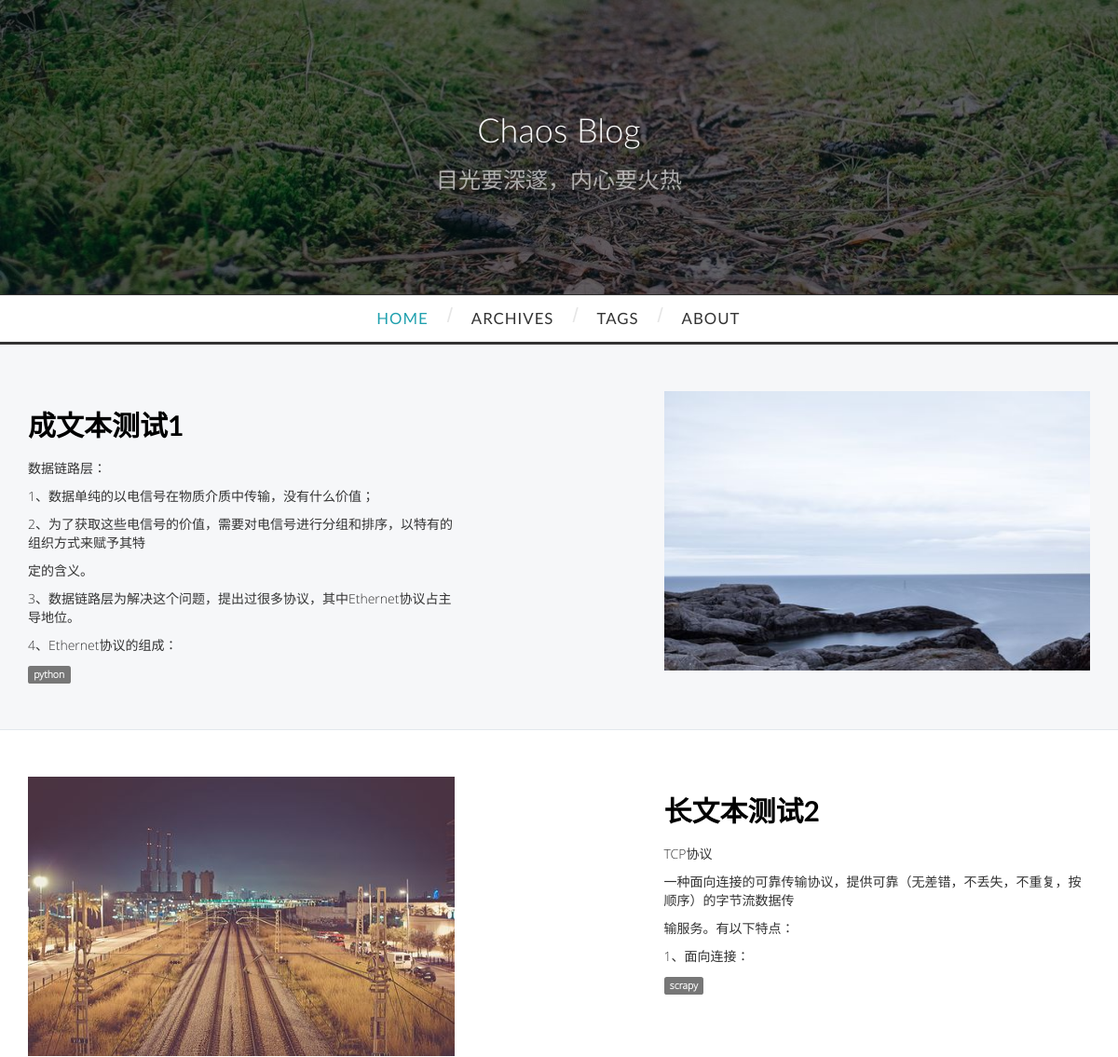
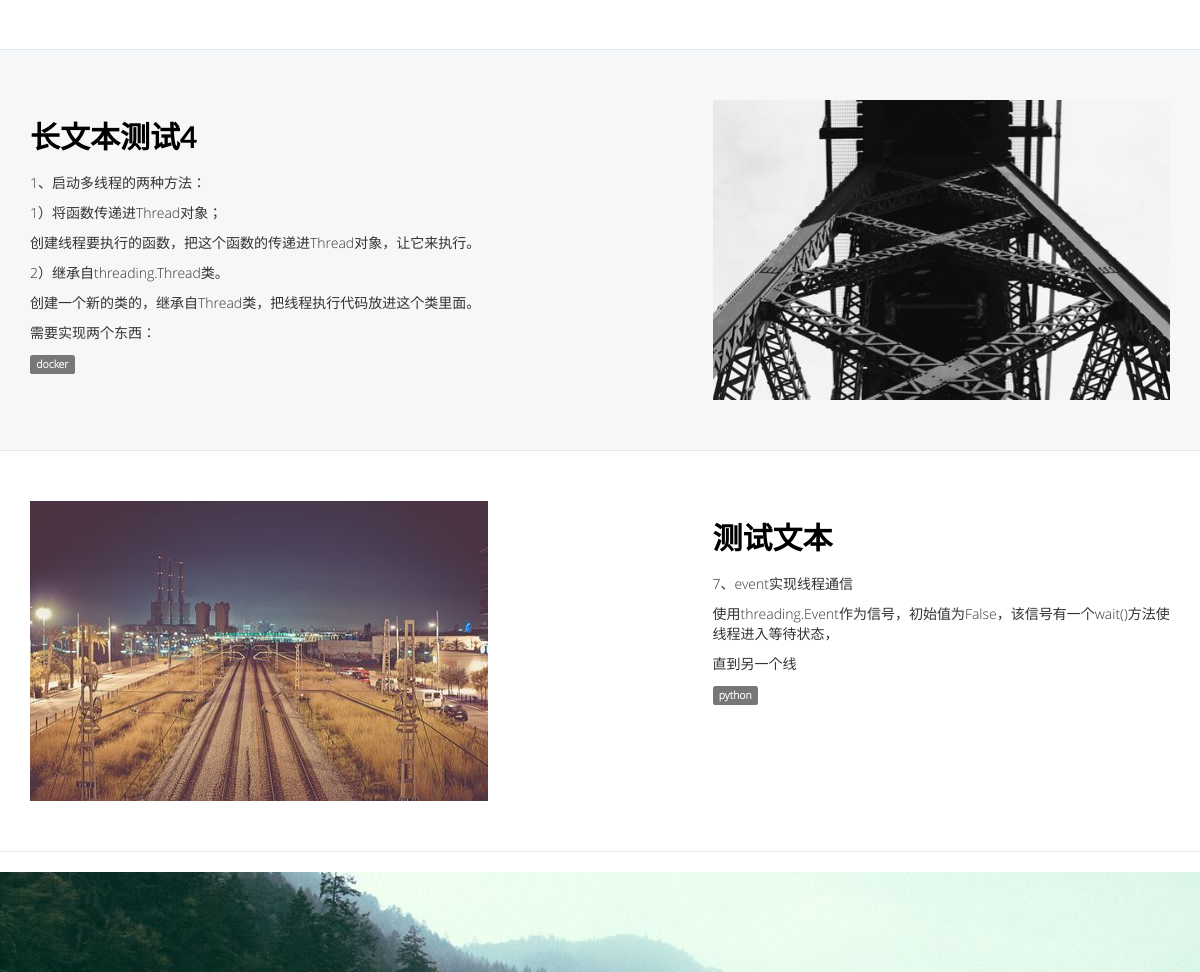
The app's page /, older data (2 pictures, top to bottom).
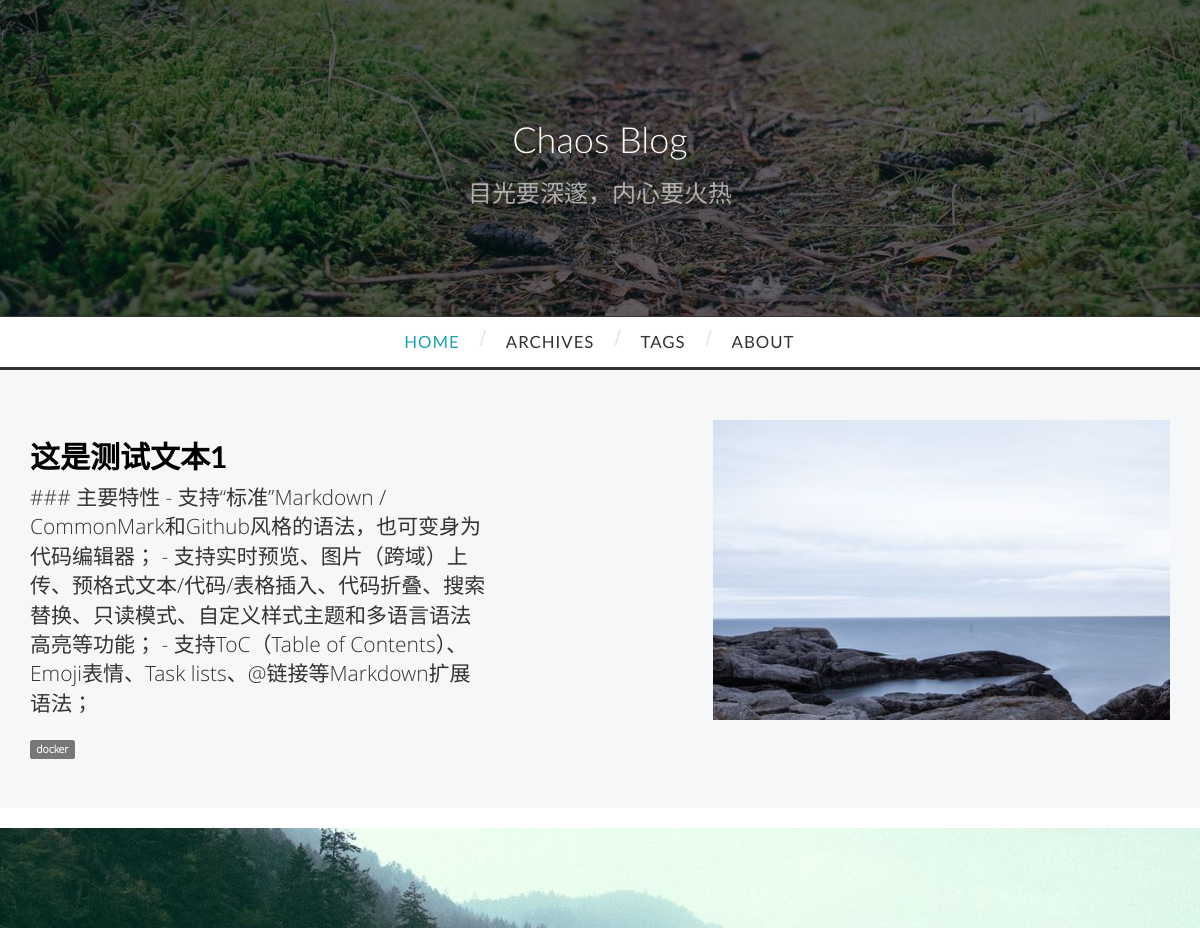
The same page, newer data.
### models/topic.py (models this page shows, shortened)
class Topics(db.Model):
	__tablename__ = 'topics'
	title = db.Column(db.String(50))
	id = db.Column(db.Integer, primary_key=True)
	content = db.Column(db.Text)
	author_id = db.Column(db.Integer)
	tag_id = db.Column(db.Integer, db.ForeignKey('tags.id'))
	pic_url = db.Column(db.String(200))
	createTime = db.Column(db.DateTime)
	def __init__(self):
		self.createTime = datetime.datetime.now()
		self.author_id = '1'

### models/tags.py (models this page shows, shortened)
class Tags(db.Model):
	__tablename__ = 'tags'
	id = db.Column(db.Integer, primary_key=True)
	tag_name = db.Column(db.String(20))
	topic = db.relationship(
		'Topics',
		backref='tag',
		lazy='dynamic',
	)

### view_fun/index.py (the view)
@index_blueprint.route('/',methods=['GET'])
def index():
	topic = Topics()
	topicList = topic.query.order_by('createTime').limit(4)
	path = os.path.join(basedir, 'static/img/randomPic')
	picLs = os.listdir(path)
	ranPicLs = random.sample(picLs, 4)
	for i, p in zip(topicList, ranPicLs):
		i.pic_url = p
	return render_template('index/index.html', topicList=topicList)

### app.py (called while the page is built)
def createApp():
	app = Flask(__name__)
	sysstr = platform.system()
	if sysstr == 'Linux':
		app.config.from_object(ProdConfig)
	else:
		app.config.from_object(DevConfig)
	Bootstrap(app)
	db.init_app(app)
	login_opt.init_app(app)
	app.register_blueprint(index)
	app.register_blueprint(admin)
	@app.before_request
	def create_data():
		db.create_all()
	if not app.debug:
		import logging
		from logging.handlers import RotatingFileHandler
		fileHandler = RotatingFileHandler('logfile/Myblog.log', mode='a', maxBytes=1*1024*1024, backupCount=10)
		formatStr = '%(asctime)s %(levelname)s: %(message)s [%(pathname)s:%(lineno)d]'
		logFormate = logging.Formatter(formatStr)
		fileHandler.setFormatter(logFormate)
		app.logger.setLevel(logging.INFO)
		fileHandler.setLevel(logging.INFO)
		app.logger.addHandler(fileHandler)
		app.logger.info('Myblog startup')
	return app

### templates/index/index.html (shortened to what this page needs)
{% extends "base.html" %}
{% block page_content %}
  {{ super() }}
    {% for i in topicList %}
      {% if loop.index in [1, 3] %}
        <div class="content-section-right">
        <div class="container">
          <div class="row">
            <div class="col-lg-5 col-sm-6  center-block">
              <h2 class="section-heading">
                <a href="{{url_for('index.detail', topicId=i.id)}}">{{i.title}}</a>
              </h2>
              <p class="lead">{{i.content[:200]|safe}}</p>
              <span class="label label-default">{{i.tag.tag_name}}</span>
            </div>
            <div class="col-lg-5 col-lg-offset-2 col-sm-6">
              <img class="img-responsive random-image" src="{{url_for('index.picLoad', file=i.pic_url)}}" alt="no pic">
            </div>
          </div>
        </div>
        </div>
      {% else %}
        <div class="content-section-left">
            <div class="container">
              <div class="row">
                <div class="col-lg-5 col-lg-offset-1 col-sm-push-6 col-sm-6">
                  <h2 class="section-heading">
                    <a href="{{url_for('index.detail', topicId=i.id)}}">{{i.title}}</a>
                  </h2>
                  <p class="lead">{{i.content[:100]|safe}}</p>
                  <span class="label label-default">{{i.tag.tag_name}}</span>
                </div>
                <div class="col-lg-5 col-sm-pull-6 col-sm-6">
                  <img class="img-responsive random-image" src="{{url_for('index.picLoad', file=i.pic_url)}}" alt="no pic">
                </div>
              </div>
            </div>
          </div>
      {% endif %}
      {% endfor %}
{% endblock %}

### templates/base.html (shortened to what this page needs)
{% extends "bootstrap/base.html" %}
{%- block styles %}
    {{ super() }}
    <link rel="stylesheet" type="text/css" href="../static/css/llita.css">
    <link rel="stylesheet" type="text/css" href="../static/css/picsum.css">
	  <link rel="stylesheet" type="text/css" href="../static/css/fonts_googleapis.css">
    <link rel="stylesheet" type="text/css" href="../static/css/mycss.css">
{%- endblock styles %}
{% block content %}
{% block page_content %}
<div class="intro-header", style="background-image: url('../static/img/first_page_backgrand/backgrand.jpg');">
    <div class="overlay">
      <div class="container">
        <div class="row">
          <div class="col-lg-12">
            <div class="intro-message">
                <h1>Chaos Blog</h1>
              <h3>目光要深邃，内心要火热</h3>
            </div>
          </div>
        </div>
      </div>
    </div>
  </div>
 <nav id="main-navigation" class="main-navigation" role="navigation">
            <div class="clearfix sf-menu">
              <ul id="main-nav" class="menu sf-js-enabled sf-arrows"  style="touch-action: pan-y;">
                      <li class="menu-item menu-item-type-custom menu-item-object-custom menu-item-home menu-item-1663"> <a class="" href="{{ url_for('index.index') }}">Home</a> </li>
                      <li class="menu-item menu-item-type-custom menu-item-object-custom menu-item-home menu-item-1663"> <a class="" href="{{ url_for('index.archives') }}">Archives</a> </li>
                      <li class="menu-item menu-item-type-custom menu-item-object-custom menu-item-home menu-item-1663"> <a class="" href="{{url_for('index.tags')}}">Tags</a> </li>
                      <li class="menu-item menu-item-type-custom menu-item-object-custom menu-item-home menu-item-1663"> <a class="" href="{{url_for('index.about')}}">About</a> </li>
              </ul>
            </div>
          </nav>
{% endblock %}
{% block footer %}
<footer class="footer-margin">
  <div class="footer-overlay" style="background-image: url('../static/img/first_page_backgrand/footer.jpg');">
  </div>
</footer>
{% endblock%}
{% endblock %}

### static/css/llita.css (style rules this page uses)
.sf-menu ul:after { content: "."; display: block; height: 0; clear: both; visibility: hidden; }
.sf-menu ul { display: inline-block; }
.sf-menu ul { display: block; }
.sf-menu ul { width: 67%; margin: 0 auto; padding: 0; text-align: center; list-style: none; }
.sf-menu li { float: left; position: relative; visibility: inherit; }
.sf-menu li a { float: left; display: block; font-weight: 400; font-family: Oswald, "Microsoft Yahei", Arial, Helvetica, sans-serif; text-decoration: none; text-transform: uppercase; }
#main-navigation { border: solid #333; border-width: 1px 0 3px; }
#main-navigation li a { padding: 0 20px; color: #333; font-size: 1.2em; line-height: 50px; letter-spacing: 1px; }
#main-navigation .sf-menu > ul > li:after { width: 6px; float: left; margin-top: 6px; content: "/"; display: block; color: #e6e6e6; font-size: 1.6em; font-family: Arial, Helvetica, sans-serif; }
#main-navigation .sf-menu > ul > li:last-child:after { display: none; }
#main-navigation li a:hover, #main-navigation li.sfHover > a, #main-navigation li.current_page_item > a, #main-navigation li.current-menu-item > a, #main-navigation li.current-menu-parent > a, #main-navigation li.current-page-parent > a, #main-navigation li.current-page-ancestor > a, #main-navigation li.current_page_ancestor > a { color: #1fa0ae; }
li.menu-item.menu-item-type-custom.menu-item-object-custom.menu-item-home.menu-item-1663 { float: left; position: relative; visibility: inherit; }
.clearfix.sf-menu { margin: 0 auto; width: 644px; }

### static/css/picsum.css (style rules this page uses)
body { font-family: "Open Sans","Helvetica Neue",Helvetica,Arial,§-serif !important; }
h1, h2, h3, h4, h5, h6, a { font-family: "Lato","Helvetica Neue",Helvetica,Arial,sans-serif !important; }
p { font-weight: 300 !important; }
.intro-header { text-align: center; color: #f8f8f8; background: #000; background-size: cover; font-family: Lato; }
.overlay { padding-top: 100px; padding-bottom: 100px; background: rgba(0,0,0,0.6); }
.intro-message h1 { font-family: Lato; font-weight: 300; }
.intro-message h3, .intro-message h4 { font-family: Lato; color: hsla(0, 100%, 100%, 0.6); }
.content-section-right { padding: 50px 0; background: hsl(211, 20%, 97%); }
.content-section-left a, .content-section-right a { color: #000; font-weight: 700; }
footer { text-align: center; background: #000; background-size: cover; }
.footer-overlay { padding: 50px 0; background: rgba(0,0,0,0.6); }

### static/css/mycss.css (style rules this page uses)
.footer-margin { margin-top: 20px; }
.random-image { width: 600px; height: 300px !important; }
body,button, input, select, textarea,h1 ,h2, h3, h4, h5, h6 { font-family: Microsoft YaHei,'宋体' , Tahoma, Helvetica, Arial, "\5b8b\4f53", sans-serif; }

Row changes from the older to the newer data that the page shows:
removed Topics: title "长文本测试2", content "TCP协议 一种面向连接的可靠传输协议，提供可靠（无差错，不丢失，不重复，按顺序）的字节流数据传 输服务。有以下特点： 1、面向连接：", tag.tag_name "scrapy"
removed Topics: title "长文本测试4", content "1、启动多线程的两种方法： 1）将函数传递进Thread对象； 创建线程要执行的函数，把这个函数的传递进Thread对象，让它来执行。 2）继承自threading.Thread类。 创建一个新的类的，继承自Thread类，把线程执行代码放进这个类里面。 需要实现两个东西：", tag.tag_name "docker", shows a picture
removed Topics: title "测试文本", content "7、event实现线程通信 使用threading.Event作为信号，初始值为False，该信号有一个wait()方法使线程进入等待状态， 直到另一个线", tag.tag_name "python"
changed Topics: title "成文本测试1" → "这是测试文本1"; content "数据链路层： 1、数据单纯的以电信号在物质介质中传输，没有什么价值； 2、为了获取这些电信号的价值，需要对电信号进行分组和排序，以特有的组织方式来赋予其特 定的含义。 3、数据链路层为解决这个问题，提出过很多协议，其中Ethernet协议占主导地位。 4、Ethernet协议的组成：" → "### 主要特性 - 支持“标准”Markdown / CommonMark和Github风格的语法，也可变身为代码编辑器； - 支持实时预览、图片（跨域）上传、预格式文本/代码/表格插入、代码折叠、搜索替换、只读模式、自定义样式主题和多语言语法高亮等功能； - 支持ToC（Table of Contents）、Emoji表情、Task lists、@链接等Markdown扩展语法；"; tag.tag_name "python" → "docker"
